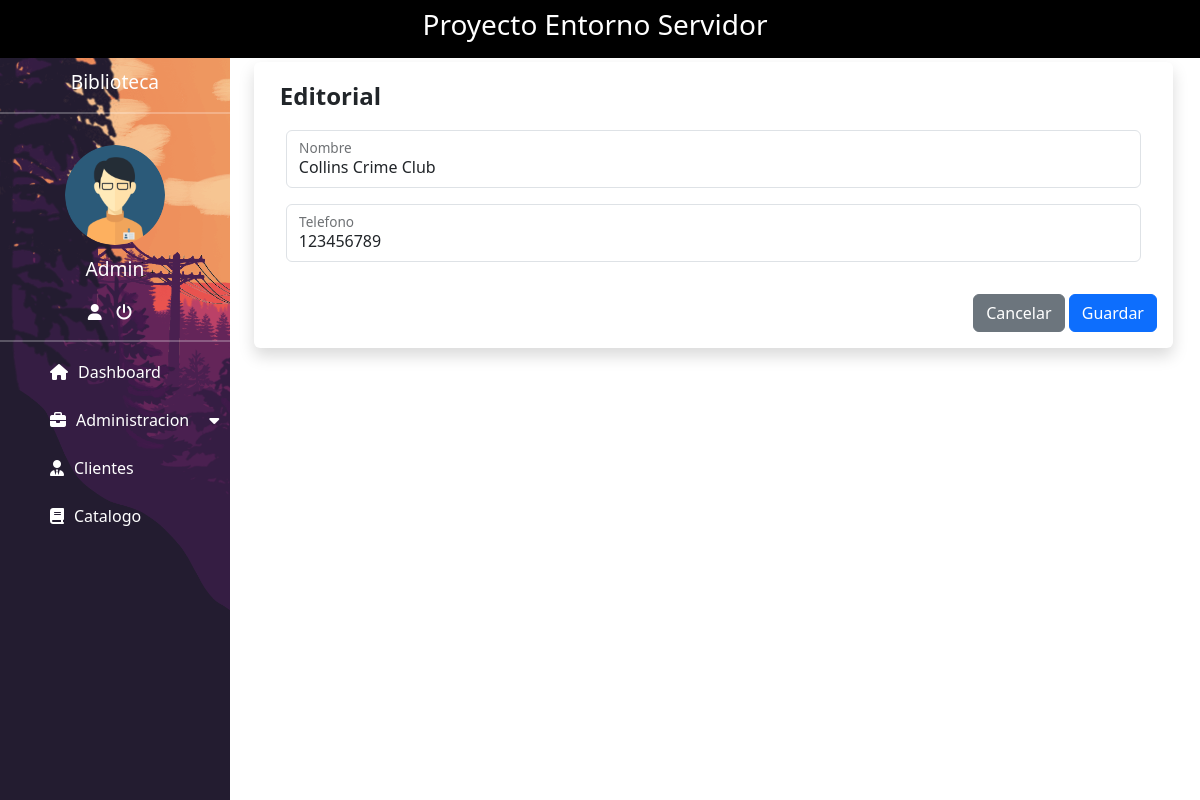
The app's page /?view=idEditorial&Id_editorial=1 (signed in) with its own data.
### tables this page shows
CREATE TABLE `administrador` (
  `Id_administrador` int(11) NOT NULL,
  `Usuario` varchar(15) NOT NULL,
  `Contraseña` varchar(255) NOT NULL
);

CREATE TABLE `editorial` (
  `Id_editorial` int(11) NOT NULL,
  `Nombre` varchar(100) NOT NULL,
  `Telefono` varchar(10) NOT NULL
);

### controller/control.php (called while the page is built, shortened)
<?php
include_once "model/dashboard.php";
class control
{
    public $model;
    public function __construct()
    {
        $this->model = new dashboard();
    }
    public function idEditorial()
    {
        $editorial = new editorial();
        if (isset($_REQUEST["Id_editorial"])) {
            $editorial = $this->model->id_editorial($_REQUEST["Id_editorial"]);
        }
        include_once "view/actualizarEditorial.php";
    }
}
?>

### config/conexion.php (called while the page is built)
<?php
class conexion
{
    public static function conectar()
    {
        $connection = new PDO("mysql:host =127.0.0.1; dbname=biblioteca; port=3307", "root", "");
        $connection->setAttribute(PDO::ATTR_ERRMODE, PDO::ERRMODE_EXCEPTION);
        return $connection;
    }
}
?>

### model/dashboard.php (called while the page is built, shortened)
<?php
class dashboard
{
    public $conect;
    public function __construct()
    {
        try {
            $this->conect = conexion::conectar();
        } catch (PDOException $e) {
            die("Error " . $e->getMessage());
        }
    }
    public function nombreUsuario(){
        try {
            $query = "SELECT * FROM `administrador`";
            $stmt = $this->conect->prepare($query);
            $stmt->execute();
            return $stmt->fetchAll(PDO::FETCH_OBJ);
        } catch (PDOException $e) {
            die("Error: " . $e->getMessage());
        }
    }
    public function id_editorial($id)
    {
        try {
            $query = "SELECT * FROM `editorial` WHERE Id_editorial = ?";
            $stmt = $this->conect->prepare($query);
            $stmt->execute(array($id));
            return $stmt->fetch(PDO::FETCH_OBJ);
        } catch (PDOException $e) {
            die("Error: " . $e->getMessage());
        }
    }
}
?>

### view/actualizarEditorial.php (the view, shortened to what this page needs)
<!DOCTYPE html>
<html lang="en">
<head>
    <link href="https://cdn.jsdelivr.net/npm/bootstrap@5.3.2/dist/css/bootstrap.min.css" rel="stylesheet"
>
    <link rel="stylesheet" href="https://cdnjs.cloudflare.com/ajax/libs/font-awesome/6.4.2/css/all.min.css"
 />
    <link rel="stylesheet" href="resources/css/style.css">
    <link rel="stylesheet" href="resources/css/table.css">
</head>
<body>
    <nav class="navbar navbar-expand-xl navbar-dark bg-black">
        <div class="container-fluid justify-content-center">
            <h3 class="col-lg-6 col-md-12 col-sm-12 col-12 text-center color">Proyecto Entorno Servidor</h3>
        </div>
    </nav>
    <section>
        <div class="margen">
            <div class="row">
                <div class="col-4 linea-vertical">
                    <p class="size">Biblioteca</p>
                    <hr>
                    <img src="resources/img/ad.png" alt="" class="admin">
                    <?php foreach ($this->model->nombreUsuario() as $key): ?>
                        <p class="size"><?php echo $key->Usuario; ?></p>
                    <?php endforeach; ?>
                    <a href="" title="Cuenta" class="color"><i class="fa-solid fa-user"></i></a>
                    <a href="" title="Cerrar Sesion" class="color" data-bs-toggle="modal"
                        data-bs-target="#exampleModal"><i class="fa-solid fa-power-off"></i></a>
                    <hr>
                    <nav>
                    <ul>
                            <li><a href="?view=index" class="spaces"><i class="fa-solid fa-house top"></i>Dashboard</a>
                            </li>
                            <li><a href="#" class="spaces"><i class="fa-solid fa-briefcase space"></i>Administracion<i
                                        class="fa-solid fa-caret-down space"></i></a>
                            </li>
                            <li><a href="?view=cliente" class="spaces"><i class="fa-solid fa-user-tie space"></i>Clientes</a>
                            </li>
                            <li><a href="?view=catalogo" class="spaces"><i class="fa-solid fa-book space"></i>Catalogo</a>
                            </li>
                        </ul>
                    </nav>
                </div>
                <div class="col-9 custom-card-body">
                    <div class="container mt-1">
                        <div class="row">
                            <div class="col m-auto">
                                <div class="card border-0 shadow">
                                    <div class="card-body">
                                        <b class="aling">Editorial</b><br>
                                        <div class="modal-content">
                                            <div class="modal-body">
                                                <div class="card-body">
                                                    <form action="?view=guardarEditorial" method="post">
                                                        <div class="form-floating mb-3">
                                                            <input type="text" class="form-control" name="nombre-editorial"
                                                                id="nombre-editorial" placeholder="Nombre"
                                                                value="<?php echo $editorial->Nombre; ?>" required>
                                                            <label for="nombre-editorial">Nombre</label>
                                                        </div>
                                                        <div class="form-floating mb-3">
                                                            <input type="number" class="form-control"
                                                                name="telefono-editorial" id="telefono-editorial"
                                                                placeholder="Telefono"
                                                                value="<?php echo $editorial->Telefono; ?>" required>
                                                            <label for="telefono-editorial">Telefono</label>
                                                        </div>
                                                </div>
                                            </div>
                                            <div class="modal-footer">
                                                <a href="?view=editorial" class="btn btn-secondary">Cancelar</a>&nbsp;
                                                <button type="submit" class="btn btn-primary"
                                                    name="Guardar-categoria">Guardar</button>
                                            </div>
                                        </div>
                                    </div>
                                </div>
                            </div>
                        </div>
                    </div>
                </div>
            </div>
        </div>
    </section>
</body>
</html>

### resources/css/style.css (style rules this page uses)
* { margin: 0; padding: 0; box-sizing: border-box; }
body { margin: 0; padding: 0; }
.linea-vertical { background-image: url("../img/sideBar.png"); text-align: center; min-height: calc(100vh - 57.6px); width: 20%; padding-right: 0; background-size: cover; }
hr { border-color: white; border-width: 2px; }
.size { color: white; margin-top: 10px; font-size: 1.2rem; }
.color { color: white; margin-right: 10px; }
.margen { margin-right: 15px; }
.admin { width: 100px; height: 100px; border-radius: 50%; object-fit: cover; margin-top: 15px; }
nav ul { margin: 0; padding: 0; list-style: none; line-height: 16px; }
nav ul a { box-sizing: border-box; color: white; display: block; width: 100%; padding: 6px 10px; text-decoration: none; text-align: left; }
.aling { text-align: center; }
.space, .spaces { margin-left: 20px; margin-right: 10px; margin-top: 10px; }
.top { margin-left: 20px; margin-right: 10px; }
.aling { margin-left: 10px; font-size: 1.5rem; }
.custom-card-body { width: 80%; }

### records on screen
administrador: Usuario "Admin"
editorial: nombre-editorial "Collins Crime Club", telefono-editorial "123456789"
